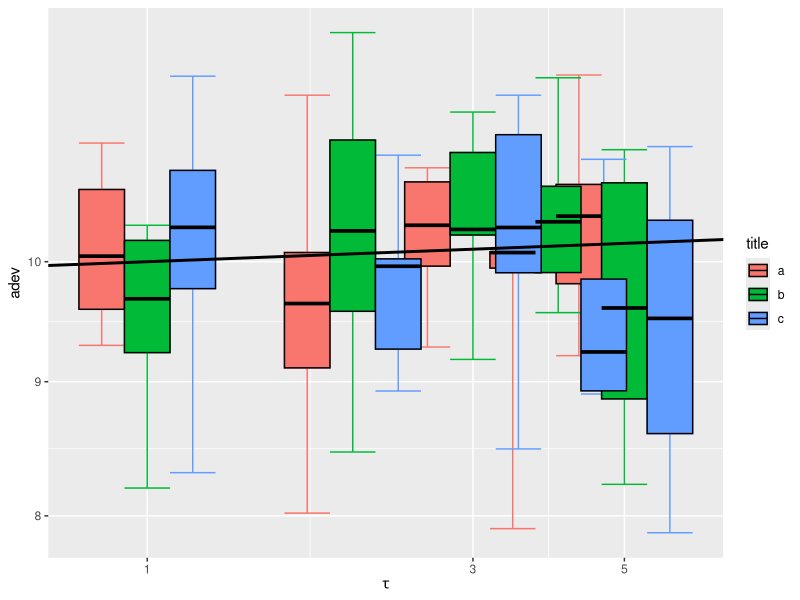
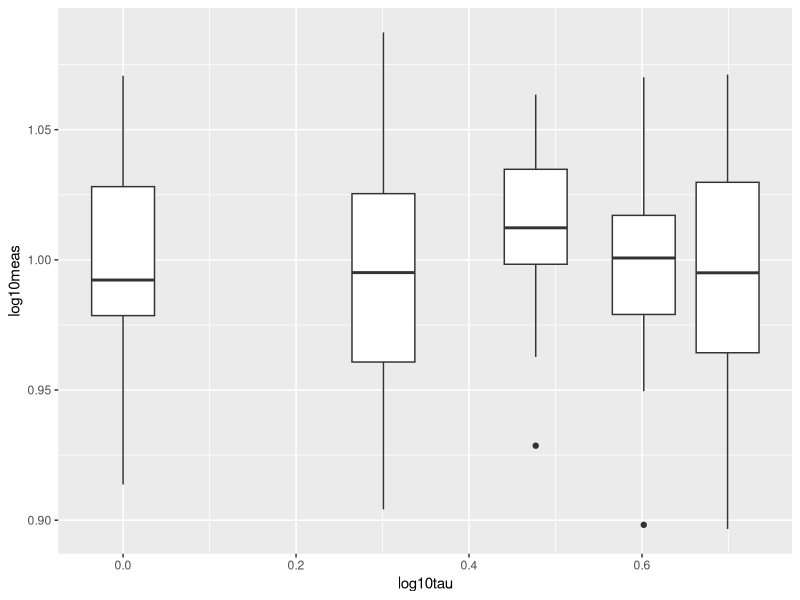

Generate these figures, in order, with R:


library(ggplot2)
library(dplyr)

a=rnorm(30,10,1)
b=rnorm(30,10,1)
c=rnorm(30,10,1)
dat=data.frame(method=rep(c("a","b","c"),each=30),
               measurement=c(a,b,c),
               tau=rep(1:5))


sumDat=dat %>% group_by(method,tau) %>%
  summarise(median = median(measurement),
            lower25=quantile(measurement,prob=.25),
            upper75=quantile(measurement,prob=.75),
            min=min(measurement),
            max=max(measurement))

           
histwidth=.2
ggplot(data = sumDat,aes(x=tau,y=median,col=method,fill=method))+
  ### width controls how wide these are, can change all below if they are too wide to see tau linear relationship well with real data
  geom_errorbar(aes(ymin=min,ymax=max),width=histwidth,position = "dodge")+
  geom_crossbar(aes(ymin=lower25,ymax=upper75),width=histwidth,position = "dodge")+
  geom_crossbar(aes(ymin=lower25,ymax=upper75),color="black",width=histwidth,position = "dodge")+
  ####
  scale_y_log10()+
  scale_x_log10()+
  ylab("adev")+
  xlab(expression(tau))+
  ### add true line below
  geom_abline(slope = .01,intercept = 1,size=1)+
  guides(fill=guide_legend(title="title"),color=guide_legend(title="title"))
  # scale_color_manual(values = c("Method A name","Method B name","Method C name"))#,col="legend title")





################## new hists, transform first

dat$log10tau=(log10(dat$tau))
dat$log10meas=log10(dat$measurement)

ggplot(dat,aes(log10tau,log10meas,col=method,group=log10tau))+
  geom_boxplot()
